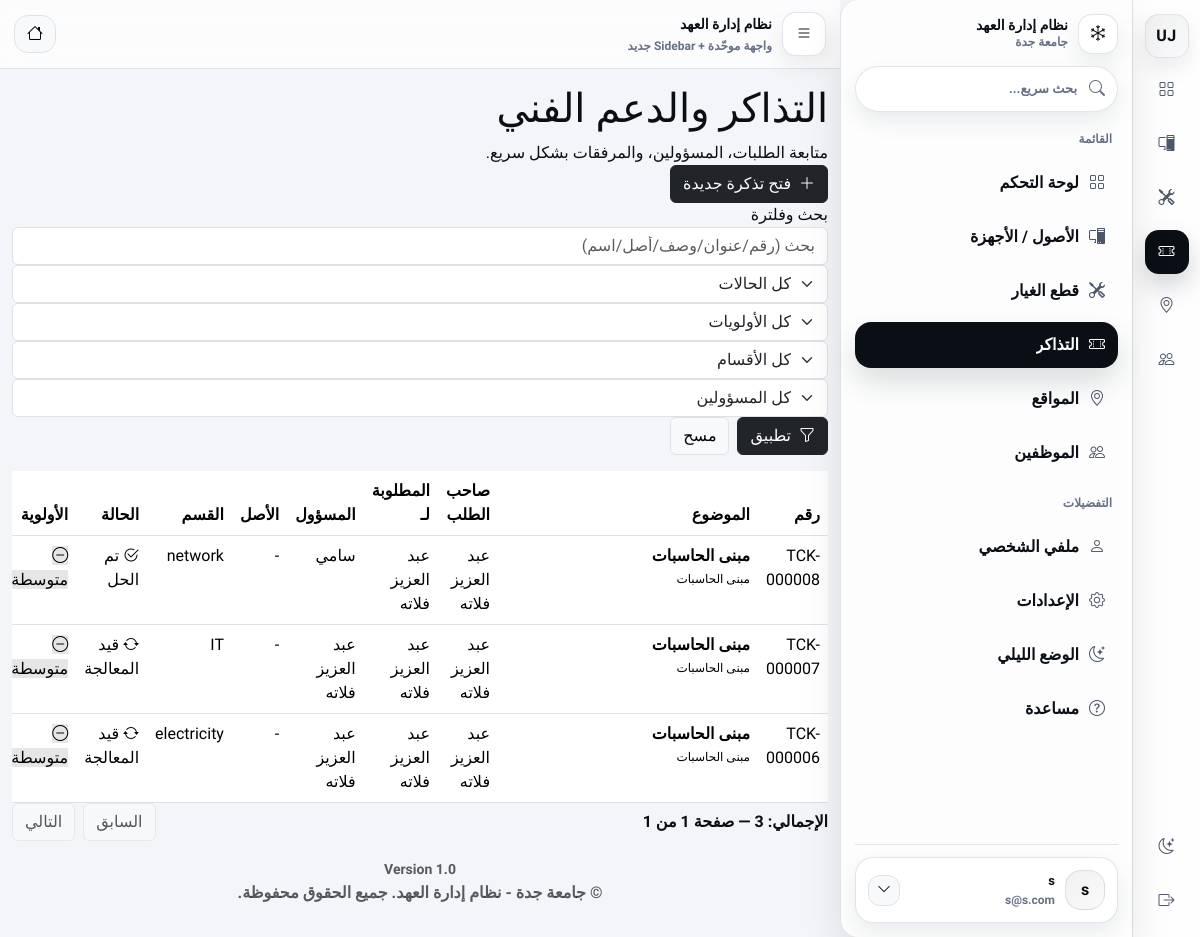
/index.php?page=tickets/index (signed in), run on the app's committed database.
### tables this page shows
CREATE TABLE `tickets` (
  `id` int(11) NOT NULL,
  `ticket_no` varchar(20) DEFAULT NULL,
  `created_by` int(11) NOT NULL,
  `asset_id` int(11) DEFAULT NULL,
  `location_id` int(10) UNSIGNED DEFAULT NULL,
  `subject` varchar(255) NOT NULL,
  `description` text NOT NULL,
  `status` varchar(50) DEFAULT 'Open',
  `priority` varchar(50) DEFAULT 'Medium',
  `category_id` int(10) UNSIGNED DEFAULT NULL,
  `contact_info` varchar(255) DEFAULT NULL,
  `assigned_to` int(11) DEFAULT NULL,
  `created_at` datetime DEFAULT current_timestamp(),
  `updated_at` datetime NOT NULL DEFAULT current_timestamp() ON UPDATE current_timestamp(),
  `closed_at` datetime DEFAULT NULL,
  `team` varchar(50) NOT NULL DEFAULT 'field_it',
  `requested_for_user_id` int(11) DEFAULT NULL
);

CREATE TABLE `users` (
  `id` int(11) NOT NULL,
  `username` varchar(50) NOT NULL,
  `email` varchar(100) NOT NULL,
  `password` varchar(255) NOT NULL,
  `role` enum('super_admin','manager','user') NOT NULL DEFAULT 'user',
  `created_at` datetime DEFAULT current_timestamp(),
  `job_title` varchar(100) DEFAULT NULL,
  `department` varchar(100) DEFAULT NULL,
  `phone` varchar(20) DEFAULT NULL,
  `avatar` varchar(255) DEFAULT 'default_avatar.png',
  `lang` varchar(5) DEFAULT 'ar',
  `dark_mode` tinyint(1) DEFAULT 0,
  `name` varchar(100) DEFAULT 'User',
  `manager_id` int(11) DEFAULT NULL,
  `is_active` tinyint(1) NOT NULL DEFAULT 1
);

### app/controllers/TicketsController.php (called while the page is built, shortened)
<?php
class TicketsController extends Controller {
    private $ticketModel;
    private $userModel;
    public function __construct() {
        $this->ticketModel = $this->model('Ticket');
        $this->userModel   = $this->model('User');
    }
    private function getUsersForForm(): array {
        if (function_exists('isSuperAdmin') && isSuperAdmin()) {
            return method_exists($this->userModel, 'getUsers') ? $this->userModel->getUsers() : [];
        }
        return [];
    }
   public function index()
{
    $filters = [
        'q'          => trim($_GET['q'] ?? ''),
        'status'     => trim($_GET['status'] ?? ''),
        'priority'   => trim($_GET['priority'] ?? ''),
        'team'       => trim($_GET['team'] ?? ''),
        'assigned_to'=> (int)($_GET['assigned_to'] ?? 0),
    ];
    $teams = method_exists($this->ticketModel, 'getDistinctTeams')
        ? $this->ticketModel->getDistinctTeams()
        : [];
    $usersForFilter = $this->getUsersForForm();
    $page    = max(1, (int)($_GET['p'] ?? 1));
    $perPage = 15;
    $offset  = ($page - 1) * $perPage;
    if (function_exists('isSuperAdmin') && isSuperAdmin()) {
        $total = method_exists($this->ticketModel, 'countSearchAll')
            ? $this->ticketModel->countSearchAll($filters)
            : 0;
        $tickets = method_exists($this->ticketModel, 'searchAllPaged')
            ? $this->ticketModel->searchAllPaged($filters, $perPage, $offset)
            : (method_exists($this->ticketModel, 'searchAll') ? $this->ticketModel->searchAll($filters) : $this->ticketModel->getAll());
    }
    $pages = (int)ceil($total / $perPage);
    $this->view('tickets/index', [
        'tickets' => $tickets,
        'filters' => $filters,
        'teams'   => $teams,
        'users'   => $usersForFilter,
        'pagination' => [
            'page' => $page,
            'perPage' => $perPage,
            'total' => $total,
            'pages' => $pages,
        ],
    ]);
}
}

### app/libraries/Database.php (called while the page is built, shortened)
<?php
class Database {
    private $host = 'localhost';
    private $user = 'root';
    private $pass = '';
    private $dbname = 'it_inventory';
    private $dbh;
    private $stmt;
    public function __construct() {
        $dsn = 'mysql:host=' . $this->host . ';dbname=' . $this->dbname;
        $options = array(
            PDO::ATTR_PERSISTENT => true,
            PDO::ATTR_ERRMODE => PDO::ERRMODE_EXCEPTION
        );
        try {
            $this->dbh = new PDO($dsn, $this->user, $this->pass, $options);
        } catch(PDOException $e) {
            $this->error = $e->getMessage();
            echo $this->error;
        }
    }
    public function query($sql) {
        $this->stmt = $this->dbh->prepare($sql);
    }
    public function bind($param, $value, $type = null) {
        if (is_null($type)) {
            switch (true) {
                case is_int($value):
                    $type = PDO::PARAM_INT;
                    break;
            }
        }
        $this->stmt->bindValue($param, $value, $type);
    }
    public function execute() {
        return $this->stmt->execute();
    }
    public function resultSet() {
        $this->execute();
        return $this->stmt->fetchAll(PDO::FETCH_OBJ);
    }
}

### app/models/Ticket.php (called while the page is built, shortened)
<?php
class Ticket
{
    private $db;
    public function __construct()
    {
        $this->db = new Database;
    }
    private function baseSelectSql(): string
{
  return "
    SELECT
      t.*,
      u.name AS user_name,
      u.email AS user_email,
      rf.name AS requested_for_name,
      au.name AS assigned_to_name,
      a.asset_tag,
      a.brand,
      a.model,
      /* عدّادات السجل/المرفقات */
      (SELECT COUNT(*) FROM ticket_updates tu WHERE tu.ticket_id = t.id) AS updates_count,
      (SELECT COUNT(*) FROM ticket_attachments ta WHERE ta.ticket_id = t.id) AS attachments_count
    FROM tickets t
    JOIN users u ON t.created_by = u.id
    LEFT JOIN users rf ON t.requested_for_user_id = rf.id
    LEFT JOIN users au ON t.assigned_to = au.id
    LEFT JOIN assets a ON t.asset_id = a.id
  ";
}
    private function baseFromSql(): string
    {
        return "
            FROM tickets t
            JOIN users u ON t.created_by = u.id
            LEFT JOIN users rf ON t.requested_for_user_id = rf.id
            LEFT JOIN users au ON t.assigned_to = au.id
            LEFT JOIN assets a ON t.asset_id = a.id
        ";
    }
    private function applyFiltersToSql(string $baseSql, array $filters, array &$binds): string
    {
        return $baseSql;
    }
    private function applyLimitOffset(string $sql, int $limit, int $offset, array &$binds): string
    {
        if ($limit > 0) {
            $sql .= " LIMIT :limit OFFSET :offset";
            $binds[':limit'] = (int)$limit;
            $binds[':offset'] = max(0, (int)$offset);
        }
        return $sql;
    }
    public function getDistinctTeams(): array
    {
        $this->db->query("SELECT DISTINCT team FROM tickets WHERE team IS NOT NULL AND team <> '' ORDER BY team ASC");
        $rows = $this->db->resultSet();
        $teams = [];
        foreach ($rows as $r) $teams[] = $r->team;
        return $teams;
    }
    public function countSearchAll(array $filters = []): int
    {
        $binds = [];
        $sql = "SELECT COUNT(DISTINCT t.id) AS cnt " . $this->baseFromSql();
        $sql = $this->applyFiltersToSql($sql, $filters, $binds);
        $this->db->query($sql);
        $row = $this->db->single();
        return (int)($row->cnt ?? 0);
    }
    public function searchAllPaged(array $filters = [], int $limit = 15, int $offset = 0)
    {
        $binds = [];
        $sql = $this->baseSelectSql();
        $sql = $this->applyFiltersToSql($sql, $filters, $binds);
        $sql .= " ORDER BY t.created_at DESC";
        $sql = $this->applyLimitOffset($sql, $limit, $offset, $binds);
        $this->db->query($sql);
        foreach ($binds as $k => $v) $this->db->bind($k, $v);
        return $this->db->resultSet();
    }
}

### app/views/tickets/index.php (the view, shortened to what this page needs)
<?php
if (defined('APPROOT')) {
  require APPROOT . '/views/layouts/header.php';
} else {
  require __DIR__ . '/../layouts/header.php';
}
if (!function_exists('h')) {
  function h($v): string { return htmlspecialchars((string)$v, ENT_QUOTES, 'UTF-8'); }
}
function urlroot_prefix(): string {
  return defined('URLROOT') ? rtrim(URLROOT, '/') : '';
}
function buildTicketsUrl(array $overrides = []): string {
  $base = $_GET ?? [];
  $base['page'] = 'tickets/index';
  foreach ($overrides as $k => $v) $base[$k] = $v;
  foreach ($base as $k => $v) {
    if ($v === '' || $v === null) unset($base[$k]);
  }
  $prefix = urlroot_prefix();
  return ($prefix !== '' ? $prefix . '/index.php?' : 'index.php?') . http_build_query($base);
}
function statusUi(string $st): array {
  $st = trim($st);
  if ($st === 'In Progress') return ['pending', 'قيد المعالجة', 'bi-arrow-repeat'];
  if ($st === 'Resolved')    return ['pending', 'تم الحل',      'bi-check2-circle'];
  return ['open', ($st ?: '—'), 'bi-circle-fill'];
}
function priorityUi(string $pr): array {
  $pr = trim($pr);
  if ($pr === 'Medium') return ['background:rgba(10,14,21,.10);', 'متوسطة',  'bi-dash-circle'];
  return ['', ($pr ?: '—'), 'bi-dash-circle'];
}
$tickets = $data['tickets'] ?? [];
$filters = $data['filters'] ?? [];
$q        = (string)($filters['q'] ?? ($_GET['q'] ?? ''));
$pagination = $data['pagination'] ?? ['page'=>1,'perPage'=>15,'total'=>0,'pages'=>1];
$page  = (int)($pagination['page'] ?? 1);  if ($page < 1) $page = 1;
$pages = (int)($pagination['pages'] ?? 1); if ($pages < 1) $pages = 1;
$total = (int)($pagination['total'] ?? 0);
$prefix = urlroot_prefix();
$addUrl = ($prefix !== '' ? $prefix . '/index.php?page=tickets/add' : 'index.php?page=tickets/add');
?>
<div class="page-wrap">
  <div class="page-head">
    <div>
      <h1 class="page-title">التذاكر والدعم الفني</h1>
      <div class="page-sub">متابعة الطلبات، المسؤولين، والمرفقات بشكل سريع.</div>
    </div>
    <div class="page-actions">
      <a class="btn btn-dark btn-soft" href="<?= h($addUrl) ?>">
        <i class="bi bi-plus-lg ms-1"></i> فتح تذكرة جديدة
      </a>
    </div>
  </div>
  <div class="cardx mb-3">
    <div class="cardx-body">
      <div class="cardx-title">بحث وفلترة</div>
      <form method="get" class="filters">
        <input class="form-control input-soft" name="q" value="<?= h($q) ?>"
               placeholder="بحث (رقم/عنوان/وصف/أصل/اسم)">
        <select class="form-select select-soft" name="status">
          <option value="">كل الحالات</option>
        </select>
        <select class="form-select select-soft" name="priority">
          <option value="">كل الأولويات</option>
        </select>
        <select class="form-select select-soft" name="team">
          <option value="">كل الأقسام</option>
        </select>
        <select class="form-select select-soft" name="assigned_to">
          <option value="">كل المسؤولين</option>
        </select>
        <div class="d-flex gap-2" style="grid-column: 1 / -1; justify-content:flex-start;">
          <button class="btn btn-dark btn-soft" type="submit">
            <i class="bi bi-funnel ms-1"></i> تطبيق
          </button>
          <a class="btn btn-light border btn-soft" href="<?= h(buildTicketsUrl(['q'=>'','status'=>'','priority'=>'','team'=>'','assigned_to'=>'','p'=>1])) ?>">
            مسح
          </a>
        </div>
      </form>
    </div>
  </div>
  <div class="cardx">
    <div class="cardx-body p-0">
      <div class="table-responsive">
        <table class="table tablex mb-0">
          <thead>
            <tr>
              <th>رقم</th>
              <th>الموضوع</th>
              <th>صاحب الطلب</th>
              <th>المطلوبة لـ</th>
              <th>المسؤول</th>
              <th>الأصل</th>
              <th>القسم</th>
              <th>الحالة</th>
              <th>الأولوية</th>
            </tr>
          </thead>
          <tbody>
            <?php if (empty($tickets)): ?>
              <tr>
                <td colspan="13" class="text-center td-muted py-4">لا توجد تذاكر حالياً.</td>
              </tr>
            <?php else: ?>
              <?php foreach ($tickets as $ticket): ?>
                <?php
                  $id = (int)($ticket->id ?? 0);
                  $ticketNo = (string)($ticket->ticket_number ?? ($ticket->ticket_no ?? ('TCK-' . str_pad((string)$id, 6, '0', STR_PAD_LEFT))));
                  $subject  = (string)($ticket->subject ?? '');
                  $desc     = (string)($ticket->description ?? '');
                  $requester = (string)($ticket->user_name ?? $ticket->requester_name ?? '-');
                  $forName   = (string)($ticket->requested_for_name ?? '-');
                  $assigned  = (string)($ticket->assigned_to_name ?? 'غير مسند');
                  $dept     = (string)($ticket->department ?? ($ticket->team ?? '-'));
                  $assetTag = (string)($ticket->asset_tag ?? '-');
                  [$stCls, $stLbl, $stIcon] = statusUi((string)($ticket->status ?? ''));
                  [$prStyle, $prLbl, $prIcon] = priorityUi((string)($ticket->priority ?? ''));
                  $short = $desc;
                  if (function_exists('mb_substr')) {
                    $short = mb_substr($desc, 0, 90);
                  } else {
                    $short = substr($desc, 0, 90);
                    if (strlen($desc) > 90) $short .= '…';
                  }
                ?>
                <tr>
                  <td class="td-muted"><?= h($ticketNo) ?></td>
                  <td style="min-width:260px;">
                    <div style="font-weight:900;"><?= h($subject !== '' ? $subject : '—') ?></div>
                    <?php if (trim($desc) !== ''): ?>
                      <div class="td-muted" style="font-size:12px; margin-top:2px;">
                        <?= h($short) ?>
                      </div>
                    <?php endif; ?>
                  </td>
                  <td class="td-muted"><?= h($requester) ?></td>
                  <td class="td-muted"><?= h($forName) ?></td>
                  <td><?= h($assigned) ?></td>
                  <td class="td-muted"><?= h($assetTag) ?></td>
                  <td class="td-muted"><?= h($dept) ?></td>
                  <td>
                    <span class="badgex <?= h($stCls) ?>">
                      <i class="bi <?= h($stIcon) ?>"></i> <?= h($stLbl) ?>
                    </span>
                  </td>
                  <td>
                    <span class="badgex" style="<?= h($prStyle) ?>">
                      <i class="bi <?= h($prIcon) ?>"></i> <?= h($prLbl) ?>
                    </span>
                  </td>
                </tr>
              <?php endforeach; ?>
            <?php endif; ?>
          </tbody>
        </table>
      </div>
    </div>
    <div class="cardx-body d-flex align-items-center justify-content-between flex-wrap gap-2">
      <div class="td-muted" style="font-weight:900;">
        الإجمالي: <?= (int)$total ?> — صفحة <?= (int)$page ?> من <?= (int)$pages ?>
      </div>
      <div class="d-flex gap-2">
        <?php $prev = max(1, $page - 1); ?>
        <?php $next = min($pages, $page + 1); ?>
        <a class="btn btn-light border btn-soft <?= $page <= 1 ? 'disabled' : '' ?>"
           href="<?= h(buildTicketsUrl(['p' => $prev])) ?>">
          السابق
        </a>
        <a class="btn btn-light border btn-soft <?= $page >= $pages ? 'disabled' : '' ?>"
           href="<?= h(buildTicketsUrl(['p' => $next])) ?>">
          التالي
        </a>
      </div>
    </div>
  </div>
</div>
<?php
if (defined('APPROOT')) {
  require APPROOT . '/views/layouts/footer.php';
} else {
  require __DIR__ . '/../layouts/footer.php';
}

### data on the page
tickets: ticket_no "TCK-000008", subject "مبنى الحاسبات", description "مبنى الحاسبات", created_by.name "عبد العزيز فلاته", assigned_to.name "سامي", assetTag "-", team "network", stLbl "تم الحل", prLbl "متوسطة"
tickets: ticket_no "TCK-000007", subject "مبنى الحاسبات", description "مبنى الحاسبات", created_by.name "عبد العزيز فلاته", assetTag "-", team "IT", stLbl "قيد المعالجة", prLbl "متوسطة"
tickets: ticket_no "TCK-000006", subject "مبنى الحاسبات", description "مبنى الحاسبات", created_by.name "عبد العزيز فلاته", assetTag "-", team "electricity", stLbl "قيد المعالجة", prLbl "متوسطة"

### other printed values
SITENAME "نظام إدارة العهد"
mb_substr(trim((string)$userName), 0, 1) "s"
$userName "s"
$userEmail "s@s.com"
$pages "1"
